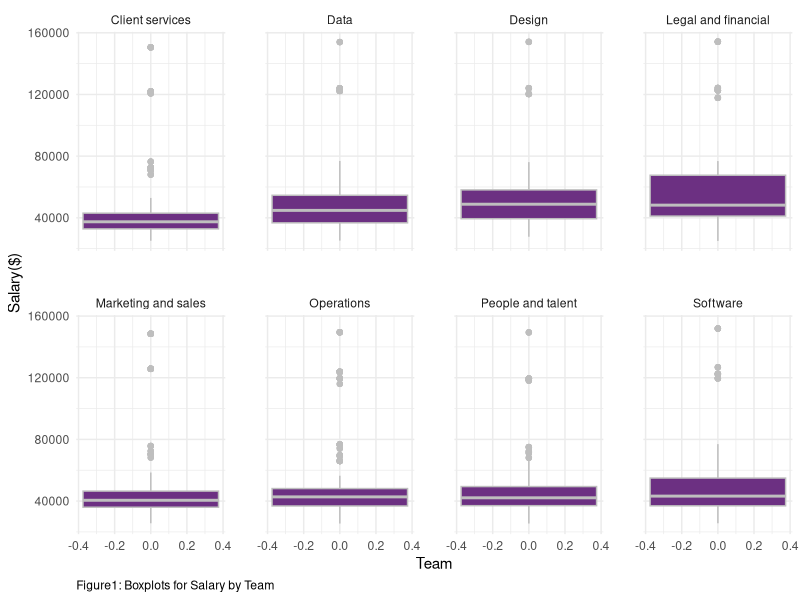
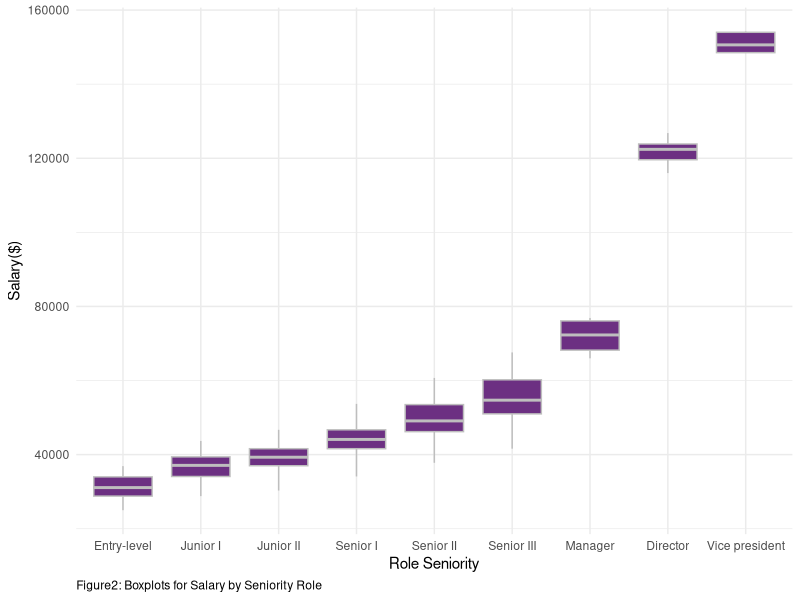
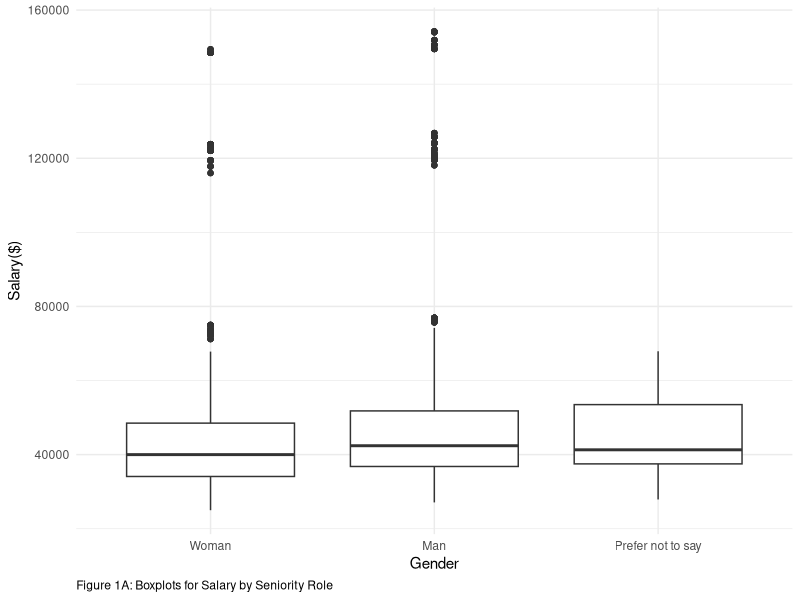
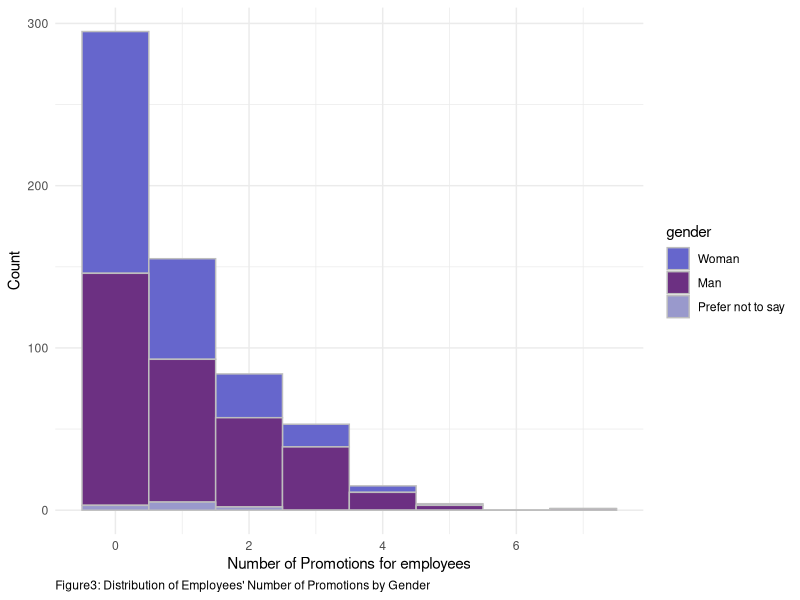
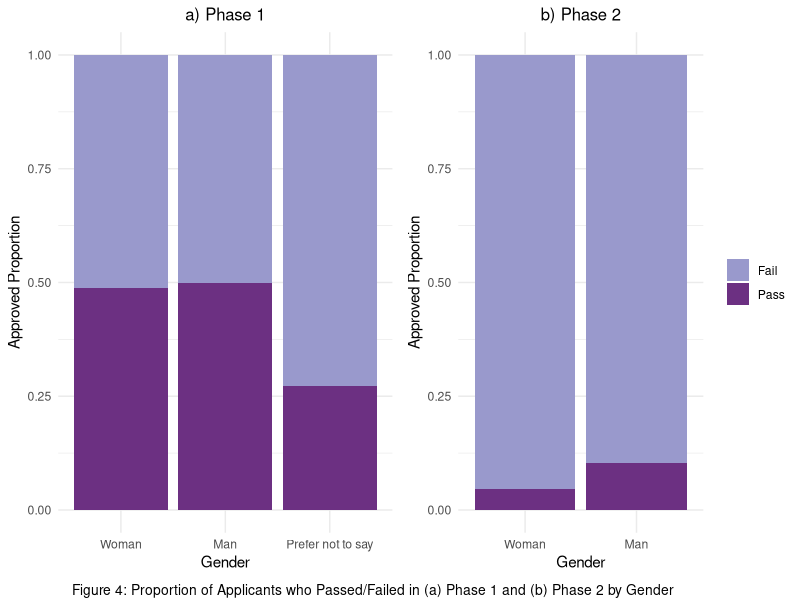
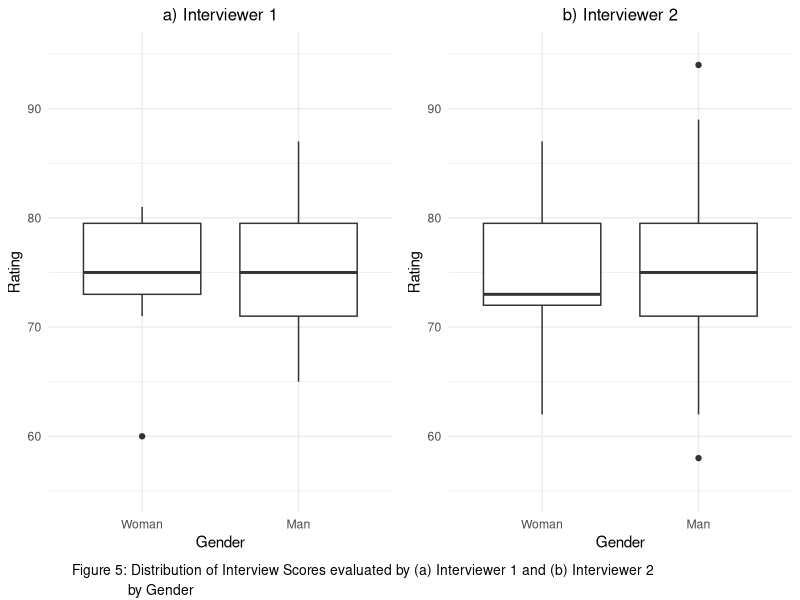
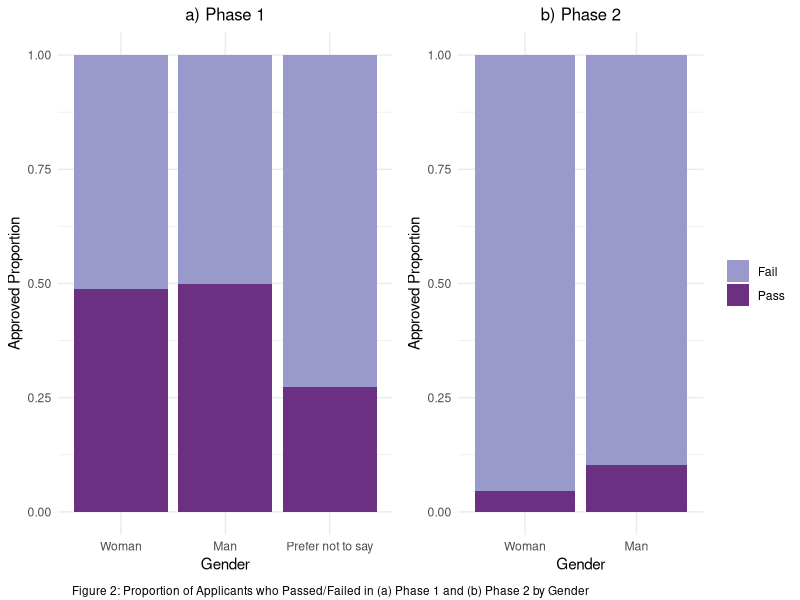
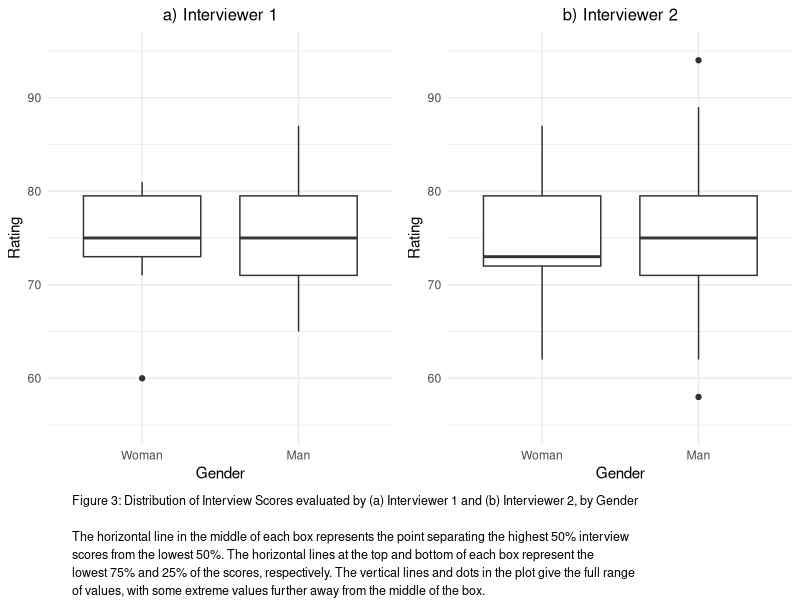

These figures' R source, in order:
## ---- chunk 1
library(tidyverse)
library(lme4)
library(mgcv)
library(kableExtra)
#install.packages("gridExtra")
library(gridExtra)
library(grid)
# this should supress all code and messages
knitr::opts_chunk$set(include=FALSE)
## ---- chunk 2
############################################################################################################
#DATA CLEANING PART
############################################################################################################

# read in the data
black_saber_current_employees <- read_csv("data/black-saber-current-employees.csv")

#change salary varaible from characters to doubles
black_saber_current_employees_cleaned <- black_saber_current_employees %>% 
  mutate(salary = str_extract_all(salary, "\\d+,\\d+")) %>% #only extracting the number part(i.e., remove $)
  mutate(salary = str_remove_all(salary, ",")) %>% # remove comma(,)
  mutate(salary = as.numeric(salary)) %>% #change to doubles
  #changing the orders of role as hierarchy, rather than alphabetical order(see below note)
  mutate(role_seniority = fct_relevel(role_seniority, "Manager", after = 7)) %>% 
  mutate(role_seniority = fct_relevel(role_seniority, "Director", after = 7)) %>%
  #changing the orders of gender for clairty in explanation for promotion analaysis part
  mutate(gender = fct_relevel(gender, "Woman", after = 0))

#NOTES
#(Before changing): Director Entry-level Junior I Junior II Manager Senior I Senior II Senior III Vice president
#(After chaning): “Entry-level”,“Junior I”,“JuniorII”,“Senior I”,“Senior II”,“Senior III”,“Manager”, “Director”,“Vicepresident” 

## ---- chunk 3
#########################################################################################################
#EXPLORATORY ANALYSIS
#########################################################################################################
# create a visualisation (a boxplot to see if teams have systematic differences in their salary)
#some teams might be more important to the company 
#e.g., bc it is a software company, software team might be more valuable to the company and thus receive higher salary, yet this is fair in the sense that the Gideon wants salary based on "talent and value to the company”)

my_plot_salary_by_role_team <- black_saber_current_employees_cleaned %>% 
  ggplot(aes(y = salary)) +
  facet_wrap(~team, nrow = 2) +
  geom_boxplot(colour = "grey", fill = "#6C3082") +
  theme_minimal() +
  labs(x = "Team", y= "Salary($)", caption = "Figure1: Boxplots for Salary by Team") + 
  theme(panel.spacing = unit(2, "lines")) +
  theme(plot.caption = element_text(hjust = 0))

my_plot_salary_by_role_team
ggsave("images/salary_boxplot_team.png", width = 6, height = 3.8)

## ---- chunk 4

#exploring whether there is difference in salary by roles.
#there should be difference, since higher the role, the more salary people earn since they are more valuable to the company

my_plot_salary_by_role <- black_saber_current_employees_cleaned %>% 
  ggplot(aes(x = role_seniority, y = salary)) +
  geom_boxplot(colour = "grey", fill = "#6C3082") +
  theme_minimal() +
  labs(x="Role Seniority", y= "Salary($)", caption = "Figure2: Boxplots for Salary by Seniority Role") +
  theme(plot.caption = element_text(hjust = 0))

my_plot_salary_by_role
ggsave("images/salary_boxplot_role.png", width = 6, height = 3)

#side note: does follow the seniority trend, which is Least senior to most senior: “Entry-level”,“Junior I”,“JuniorII”,“Senior I”,“Senior II”,“Senior III”,“Manager”, “Director”,“Vicepresident”

## ---- chunk 5
#########################################################################################################

#exploring whether there is gender difference in salary
my_plot_salary_by_gender <- black_saber_current_employees_cleaned %>% 
  ggplot(aes(x = gender, y = salary)) +
  geom_boxplot() +
  theme_minimal() +
  labs(x = "Gender", y= "Salary($)", caption = "Figure 1A: Boxplots for Salary by Seniority Role") +
  theme(plot.caption = element_text(hjust = 0))

  
my_plot_salary_by_gender
#result(interpretation of the plot): Gender does not seem to have fixed effect on salary. In other words, no gender bias, which is good considering EDI (but when doing model comparison, we will see whether such is true numerically)

ggsave("images/salary_boxplot_gender.png", width = 6, height = 2.5)

#########ONE-WAY ANOVA ON SALARY AND GENDER AS GROUP####################

lmod_gender <- lm(salary ~ gender, data = black_saber_current_employees_cleaned)
#summary(lmod_gender)
#HOWEVER, UNLIKE THE VISUALIZATION, THERE WAS A SIGNIFICANT DIFFERENCE IN GENDER! THERE MIGHT BE GENDER BIAS IN SALARY(we will see this in model fitting part)

## ---- chunk 6
#########################################################################################################
#MODEL FITTING
#########################################################################################################

#fitting a linear mixed model while setting financial quarter (financial_q)
#rationale: in some quarters, the company earns a lot of money and so all employees earn more money in that quarter, but when the quarter is not good, all earn less money.

salary_lmer <- lmer(salary ~ gender + team + role_seniority + leadership_for_level + productivity + (1|financial_q), data = black_saber_current_employees_cleaned)
#summary(salary_lmer)

#cannot take face-value to whether team has systematic difference and so just to check, we added this model without team so that when we compare it with salary_lmer, we can know whether we must include team or not fpre better prediction.
salary_lmer_no_team <- lmer(salary ~ gender + role_seniority + leadership_for_level + productivity + (1|financial_q), data = black_saber_current_employees_cleaned)
#summary(salary_lmer)

salary_lmer_no_gender <- lmer(salary ~ team + role_seniority + leadership_for_level + productivity + (1|financial_q), data = black_saber_current_employees_cleaned)
#summary(salary_lmer_no_gender)

## ---- chunk 7
#########################################################################################################
#MODEL COMPARISION TEST
#########################################################################################################


#THIS TEST CONFIRMS THAT THERE IS A GENDER BIAS IN SALARY
lmtest::lrtest(salary_lmer, salary_lmer_no_gender)
#conclusion: indeed, becuase the p-value is significant, simpler model does NOT explain better than complex model = should include gender to have better predictive ability...

## ---- chunk 8
#This test confirms that we need team as predictor
lmtest::lrtest(salary_lmer, salary_lmer_no_team)
## ---- chunk 9
salary_table <- cbind(Estimate = summary(salary_lmer)$coef[,1])
kable(round(salary_table[1:3,],4), col.names = c("Estimate"), caption = "Partial Table of Coefficient Estimates for Salary Model Including Gender", booktabs = TRUE, valign = "t", format = "pandoc") %>%
  kable_styling(latex_options = "scale_down")
## ---- chunk 10
############################################################################################################
#DATA CLEANING PART
############################################################################################################
# create a variable called promotion count that keeps track of the number of times
# each employee got promoted
employee_data <- black_saber_current_employees_cleaned %>%
  mutate(employee_role = as.numeric(role_seniority)) %>%
  select(employee_id, employee_role) %>%
  group_by(employee_id)%>%
  mutate(initial_role=min(employee_role)) %>%
  mutate(current_role=max(employee_role)) %>%
  mutate(promotion_count = current_role - initial_role) %>%
  select(employee_id, promotion_count) %>%
  unique()

# `work_period` variable counts how many financial quarters each employee has gone through
# this gives us an idea of how long each employee has been working at the company
working_period <- black_saber_current_employees_cleaned %>%
  group_by(employee_id) %>%
  summarise(work_period = n())

# create a new variable called `employee_role` which saves role_seniority as numbers and
# create another variable called `initial_role` that indicates the initial role of the employee
role_seniority_data <- black_saber_current_employees_cleaned %>% 
  mutate(employee_role = as.numeric(role_seniority)) %>%
  select(employee_id, employee_role) %>%
  unique()%>%
  group_by(employee_id)%>%
  mutate(initial_role=min(employee_role)) %>%
  mutate(current_role=max(employee_role))

# data that only contains the most recent (2020 Q4) information on each employee
promotion_data <- full_join(black_saber_current_employees_cleaned, employee_data) %>%
  left_join(working_period) %>%
  mutate(year = as.numeric(str_extract_all(financial_q, "\\d+\\d+"))) %>%
  mutate(quarter = as.numeric(substr(financial_q,7,7))) %>% 
  group_by(employee_id) %>%
  mutate(recent_year = max(year)) %>%
  filter(year == recent_year) %>%
  mutate(recent_quarter = max(quarter)) %>%
  filter(quarter == recent_quarter) %>%
  right_join(y = role_seniority_data) %>% 
  filter(employee_role == current_role) %>% 
  select(-c(year, quarter, recent_year, recent_quarter, current_role, employee_role, initial_role))

## ---- chunk 11
#########################################################################################################
#EXPLORATORY ANALYSIS
#########################################################################################################

# proportion of different numbers of promotion
prop.table(table(promotion_data$promotion_count))

# mean number of promotions
mean(promotion_data$promotion_count)
sd(promotion_data$promotion_count)
## ---- chunk 12

promotion_count_by_gender_plot <- promotion_data %>% 
  ggplot(aes(x = promotion_count, fill = gender)) +
  geom_histogram(colour = "grey", binwidth= 1) +
  theme_minimal() +
  labs(x = "Number of Promotions for employees", y="Count", caption = "Figure3: Distribution of Employees' Number of Promotions by Gender") + 
  scale_fill_manual(values=c("#6666CC", "#6C3082","#9999CC")) +
  theme(plot.caption = element_text(hjust = 0))

promotion_count_by_gender_plot
ggsave("images/promotion_count_by_gender_plot.png", width = 6, height = 3)

## Figure for executive summary
promotion_count_by_gender_plot_2 <- promotion_data %>% 
  ggplot(aes(x = promotion_count, fill = gender)) +
  geom_histogram(colour = "grey", binwidth= 1) +
  theme_minimal() +
  labs(x = "Number of Promotions for employees",
       caption = "Figure1: Distribution of employees' number of promotion, showing genders as different colour.\nEach bar's height represents the count of employees with each number of promotions.") + 
  scale_fill_manual(values=c("#6666CC", "#6C3082","#9999CC")) +
  theme(plot.caption = element_text(hjust = 0))

ggsave("images/promotion_count_by_gender_plot_2.png", height = 2.5)

## ---- chunk 13
########################################################################################################
# Assumption check
########################################################################################################

mean_variance_model <- promotion_data %>% 
  group_by(gender) %>% 
  summarise(mean = mean(promotion_count), var = round(sd(promotion_count)^2,1))

## ---- chunk 14
#########################################################################################################
#MODEL FITTING
#########################################################################################################
# test model to see if gender, leadership level and productivity of each employee affect their number of promotions
# (offset: account for different work periods for the employees, while allowing for counts to still be the response.)

# model with covariates gender, leadership and productivity
mod1 <- glm(promotion_count ~ gender + leadership_for_level + productivity, family = poisson, offset = log(work_period), data = promotion_data)
# model with covariates leadership and productivity only
mod2 <- glm(promotion_count ~ leadership_for_level + productivity, family = poisson, offset = log(work_period), data = promotion_data)
# model with covariates gender, leadership, productivity, salary, and role_seniority
mod3 <- glm(promotion_count ~ gender + leadership_for_level + productivity + salary + role_seniority, family = poisson, offset = log(work_period), data = promotion_data)
# model with covariates leadership, productivity, salary, and role_seniority only
mod4 <- glm(promotion_count ~ leadership_for_level + productivity + salary + role_seniority, family = poisson, offset = log(work_period), data = promotion_data)

# compare models with common covariates of leadership and productivity, with and without gender
anova(mod1, mod2, test = "Chisq")
# more complex model with gender is better

# compare models with common covariates of leadership, productivity, salary, and role_seniority, with and without gender
anova(mod3, mod4, test = "Chisq")
# more complex model with gender is better

# compare the two preferable models from the previous tests to determine the final model
anova(mod1, mod3, test = "Chisq")
# strong evidence against the hypothesis that the simpler model fits the data just well
## ---- chunk 15
table <- cbind(Estimate = summary(mod3)$coef[,1],
               confint(mod3))
kable(round(table[1:3,],4), caption = "Partial Table of Coefficient Estimates and 95% Confidence Interval for Gender in the Final Model", booktabs = TRUE, valign = "t", format = "pandoc") %>%
  kable_styling(latex_options = "scale_down")
## ---- chunk 16
#########################################################################################################
#DATA CLEANING PART
#########################################################################################################

# read in the data
phase1_applicants <- read.csv("data/phase1-new-grad-applicants-2020.csv")
phase2_applicants <- read.csv("data/phase2-new-grad-applicants-2020.csv")
phase3_applicants <- read.csv("data/phase3-new-grad-applicants-2020.csv")
final_hired <- read.csv("data/final-hires-newgrad_2020.csv")

#make new variable which tells whether applicant is accepted for each phase or not
#add gender if the dataset doesn't have
final_hired_cleaned <- final_hired %>% 
  mutate(hired = 1)

phase3_applicants_cleaned <- phase3_applicants %>% 
  full_join(final_hired_cleaned) %>% 
  mutate(hired = replace_na(hired, 0)) %>% 
  left_join(phase2_applicants) %>% 
  select(applicant_id : hired, gender) %>% 
  mutate(gender = fct_relevel(gender, "Woman", after = 0)) %>% 
  mutate(hired_word = case_when(hired == 0 ~ "Fail", 
                                         hired == 1 ~ "Pass")) %>% 
  mutate(phase2accepted = 1)

phase2_applicants_cleaned <- phase2_applicants %>% 
  full_join(phase3_applicants_cleaned) %>% 
  mutate(phase2accepted = replace_na(phase2accepted, 0)) %>% 
  select(applicant_id, gender, technical_skills:speaking_skills, phase2accepted) %>%
  mutate(gender = fct_relevel(gender, "Woman", after = 0)) %>% 
  mutate(phase2accepted_word = case_when(phase2accepted == 0 ~ "Fail", 
                                         phase2accepted == 1 ~ "Pass")) %>% 
  mutate(phase1accepted = 1) # %>% 
  #filter(gender != "Prefer not to say")

phase1_applicants_cleaned <- phase1_applicants %>% 
  full_join(phase2_applicants_cleaned) %>% 
  select(applicant_id:work_experience, phase1accepted) %>% 
  mutate(phase1accepted = replace_na(phase1accepted, 0)) %>%
  mutate(gender = fct_relevel(gender, "Woman", after = 0)) %>% 
  mutate(phase1accepted_word = case_when(phase1accepted == 0 ~ "Fail",
                                         phase1accepted == 1 ~ "Pass"))

phase2_applicants_cleaned <- filter(phase2_applicants_cleaned, gender != "Prefer not to say")
## ---- chunk 17
#########################################################################################################
#EXPLORATORY ANALYSIS
#########################################################################################################

#proportions
##proportion of female applicants in phase 1
sum(phase1_applicants$gender == "Woman") / nrow(phase1_applicants)
##proportion of applicants who prefered not to say their gender in phase 1
sum(phase1_applicants$gender == "Prefer not to say") / nrow(phase1_applicants)
##proportion of applicants who accepted in phase 2
sum(phase2_applicants_cleaned$phase2accepted ==1) / nrow(phase2_applicants_cleaned)
##proportion female applicants who passed phase 2 within female applicants
sum(phase2_applicants_cleaned$gender == "Woman" & phase2_applicants_cleaned$phase2accepted == 1)/sum(phase2_applicants_cleaned$gender == "Woman")
##proportion male applicants who passed phase 2 male female applicants
sum(phase2_applicants_cleaned$gender == "Man" & phase2_applicants_cleaned$phase2accepted == 1)/sum(phase2_applicants_cleaned$gender == "Man")

# create a visualisation (a boxplot to see if gender has systematic differences in their phase approved)

#stacked bar chart that displays the proportion of applicants with each accepted group, for each gender
bar_proportion_phase1 <- ggplot(data = phase1_applicants_cleaned, aes(x = gender, fill = phase1accepted_word)) +
  geom_bar(position = "fill") +
  scale_fill_manual(values=c("#9999CC", "#6C3082")) +
  theme_minimal() +
  labs(x = "Gender", y = "Approved Proportion") + 
  ggtitle("a) Phase 1") +
  theme(legend.position = "none", plot.title = element_text(hjust = 0.5, size=12))

bar_proportion_phase2 <- ggplot(data = phase2_applicants_cleaned, aes(x = gender, fill = phase2accepted_word)) +
  geom_bar(position = "fill") +
  scale_fill_manual(values=c("#9999CC", "#6C3082")) +
  theme_minimal() +
  labs(x = "Gender", y = "Approved Proportion") + 
  ggtitle("b) Phase 2") + 
  theme(legend.title = element_blank(), plot.title = element_text(hjust = 0.5, size=12))

bar_proportion_phase1_2 <- grid.arrange(bar_proportion_phase1,bar_proportion_phase2, ncol = 2,
                                        bottom = textGrob("Figure 4: Proportion of Applicants who Passed/Failed in (a) Phase 1 and (b) Phase 2 by Gender", x = 0.09, y = 0.5, just = "left", gp = gpar(fontsize = 10)))
ggsave(file="images/hiring_barchart_gender.png", bar_proportion_phase1_2, height = 3)


box_interviewer1 <- ggplot(phase3_applicants_cleaned, aes(x = gender, y = interviewer_rating_1)) +
  geom_boxplot() +
  ylim(55, 95) +
  theme_minimal() +
  labs(title = "a) Interviewer 1", x = "Gender", y= "Rating") +
  theme(plot.title = element_text(hjust = 0.5, size = 12))
  
box_interviewer2 <- ggplot(phase3_applicants_cleaned, aes(x = gender, y = interviewer_rating_2)) +
  geom_boxplot() +
  ylim(55, 95) +
  theme_minimal() +
  labs(title = "b) Interviewer 2", x = "Gender", y= "Rating") +
  theme(plot.title = element_text(hjust = 0.5, size = 12))

box_proportion_interviewer1_2 <- grid.arrange(box_interviewer1,box_interviewer2, ncol = 2, 
                                              bottom = textGrob("Figure 5: Distribution of Interview Scores evaluated by (a) Interviewer 1 and (b) Interviewer 2\n              by Gender", x = 0.09, y = 0.5, just = "left", gp = gpar(fontsize = 10)))
ggsave(file="images/hiring_boxplot_gender.png", box_proportion_interviewer1_2, height = 3)

## figure for excutive summary
bar_proportion_phase1_2_exc <- grid.arrange(bar_proportion_phase1,bar_proportion_phase2, ncol = 2,
                                        bottom = textGrob("Figure 2: Proportion of Applicants who Passed/Failed in (a) Phase 1 and (b) Phase 2 by Gender", x = 0.09, y = 0.5, just = "left", gp = gpar(fontsize = 8.5)))
ggsave(file="images/hiring_barchart_gender_2.png", bar_proportion_phase1_2_exc, height = 2.35)

box_proportion_interviewer1_2_exc <- grid.arrange(box_interviewer1,box_interviewer2, ncol = 2, 
                                              bottom = textGrob("Figure 3: Distribution of Interview Scores evaluated by (a) Interviewer 1 and (b) Interviewer 2, by Gender\n\nThe horizontal line in the middle of each box represents the point separating the highest 50% interview\nscores from the lowest 50%. The horizontal lines at the top and bottom of each box represent the\nlowest 75% and 25% of the scores, respectively. The vertical lines and dots in the plot give the full range\nof values, with some extreme values further away from the middle of the box.", x = 0.09, y = 0.5, just = "left", gp = gpar(fontsize = 9)))
ggsave(file="images/hiring_boxplot_gender_2.png", box_proportion_interviewer1_2_exc, height = 3.1)

## ---- chunk 18
#########################################################################################################
#MODEL FITTING
#########################################################################################################

#use generalized linear model since all variables take large part of grades

#model where gender is only predictor
phase1_gender <- glm(phase1accepted ~ gender, family = binomial, data = phase1_applicants_cleaned)
confint(phase1_gender)

#generalized linear model with all variables except for gender
phase1_glm_no_gender <- glm(phase1accepted ~ team_applied_for + cover_letter + cv+ gpa + extracurriculars + work_experience, family = binomial(link = "logit"), data = phase1_applicants_cleaned)

#generalized linear model with all variables including gender
phase1_glm <- glm(phase1accepted ~ team_applied_for + cover_letter + cv+ gpa + gender +  extracurriculars + work_experience, family = binomial(link = "logit"), data = phase1_applicants_cleaned)

#deviance test to know including gender is better
drop_in_deviance <- anova(phase1_glm_no_gender, phase1_glm, test = "Chisq")
drop_in_deviance
## ---- chunk 19
#model where gender is only predictor
phase2_gender <- glm(phase2accepted ~ gender, family = binomial, data = phase2_applicants_cleaned)
confint(phase2_gender)

#generalized linear model with all variables except for gender
phase2_glm_no_gender <- glm(phase2accepted ~ technical_skills + writing_skills + speaking_skills + leadership_presence , family = binomial(link = "logit"), data = phase2_applicants_cleaned)

#generalized linear model with all variables including gender
phase2_glm <- glm(phase2accepted ~ technical_skills + writing_skills + speaking_skills + leadership_presence + gender, family = binomial(link = "logit"), data = phase2_applicants_cleaned)

#deviance test to know including gender is better
drop_in_deviance <- anova(phase2_glm_no_gender, phase2_glm, test = "Chisq")
drop_in_deviance
## ---- chunk 20
#Simple linear model with gender covariate for interviewer 1
phase3_interviewer1 <- lm(interviewer_rating_1 ~ gender, data = phase3_applicants_cleaned)
confint(phase3_interviewer1)

#Simple linear model with gender covariate for interviewer 2
phase3_interviewer2 <- lm(interviewer_rating_2 ~ gender, data = phase3_applicants_cleaned)
confint(phase3_interviewer2)

#Checking assumption
par(mfrow=c(2,2))
plot(phase3_interviewer1)
par(mfrow=c(2,2))
plot(phase3_interviewer2)
## ---- chunk 21
# full summary output for salary model
salary_table <- cbind(Estimate = summary(salary_lmer)$coef[,1])
kable(round(salary_table[,],4), col.names = c("Estimate"), caption = "Full Table of Coefficient Estimates for Salary Model", booktabs = TRUE, valign = "t", format = "pandoc") %>%
  kable_styling(latex_options = "scale_down")

# full summary output and 95% CIs for promotion model
promotion_table <- cbind(Estimate = summary(mod3)$coef[,1],
               confint(mod3))
kable(round(table,4), caption = "Full Table of Coefficient Estimates with 95% Confidence Intervals for Promotion Model", booktabs = TRUE, valign = "t", format = "pandoc") %>%
  kable_styling(latex_options = "scale_down")


# full summary output for hiring model
phase1_table <- cbind(Estimate = summary(phase1_glm_no_gender)$coef[,1], 
                      confint(phase1_glm_no_gender))
kable(round(phase1_table,4), 
      caption = "Full Table of Coefficient Estimates with 95% Confidence Intervals for Hiring Phase 1 Model", 
      booktabs = TRUE, 
      valign = "t", 
      format = "pandoc") %>%
  kable_styling(latex_options = "scale_down")

phase2_table <- cbind(Estimate = summary(phase2_glm_no_gender)$coef[,1], 
                      confint(phase2_glm_no_gender))
kable(round(phase2_table,4), 
      caption = "Full Table of Coefficient Estimates with 95% Confidence Intervals for Hiring Phase 2 Model", 
      booktabs = TRUE, 
      valign = "t", 
      format = "pandoc") %>%
  kable_styling(latex_options = "scale_down")

phase3_table_1 <- cbind(confint(phase3_interviewer1))
phase3_table_2 <- cbind(confint(phase3_interviewer2))
phase3_table <- rbind(phase3_table_1, phase3_table_2)
rownames(phase3_table) <- c("(Intercept_1)", "genderMan_1", "(Intercept_2)", "genderMan_2")
kable(round(phase3_table,4), 
      caption = "Full Table of 95% Confidence Intervals for Hiring Phase 3 Model", 
      booktabs = TRUE, 
      valign = "t",
      format = "pandoc") %>%
  kable_styling(latex_options = "scale_down")
